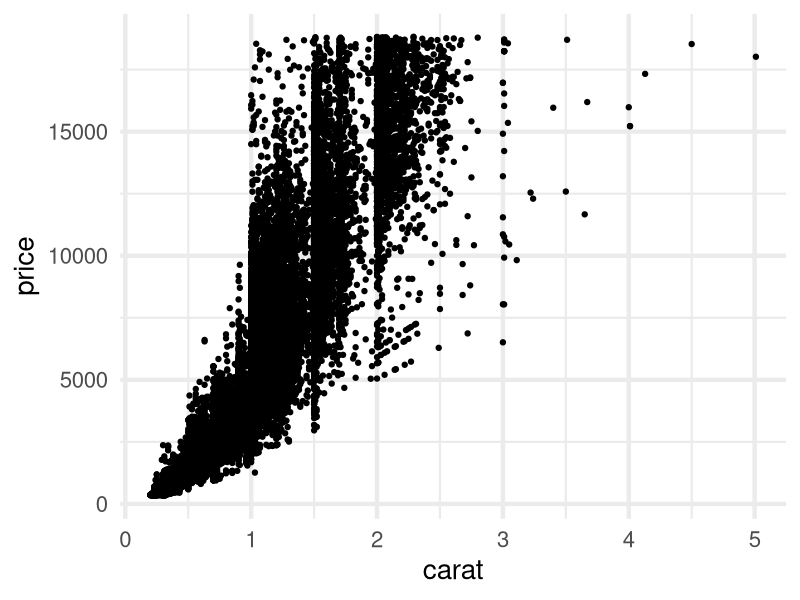

This chart was generated by the following R code:
## ---- chunk 1
knitr::opts_chunk$set(echo = TRUE,
                      warning = FALSE,
                      message = FALSE,
                      results = 'hide',
                      out.width = '75%',
                      fig.align = 'center',
                      size = 'tiny')

## ---- chunk 2
library(tidyverse)
theme_set(
  theme_minimal(base_size = 20,base_line_size = 1.5)
  )
data(diamonds)

first_plot<-diamonds %>% 
            ggplot(aes(carat,price))+
            geom_point()
